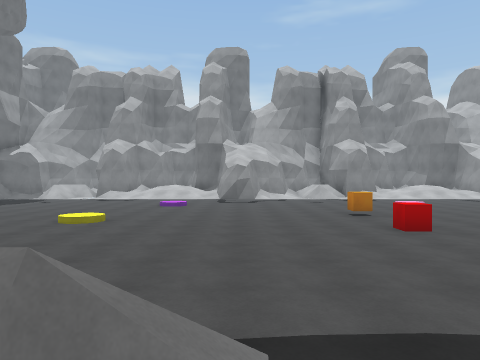
view 1 (above)

24 first-person views from a walk through a 3-D level made in the Unity game engine. The camera is 1.5 m above the floor, looks level and sees 70° across. The floor is counted in squares, 2 m on a side. Each view is taken from the middle of a square. On the plan, view 1 faces up. The plan holds only what a view shows up to about 11 squares ahead; the rest is blank. The place goes on beyond the plan. The player character is not drawn. Door leaves are left out, so doorways stand open.

view 2
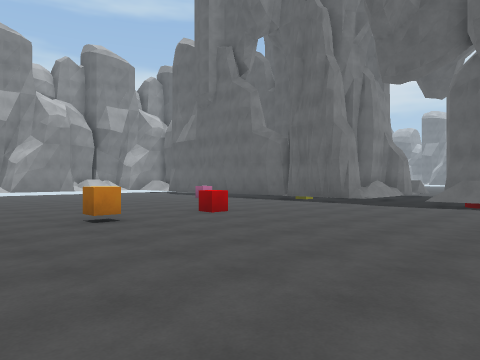

view 3
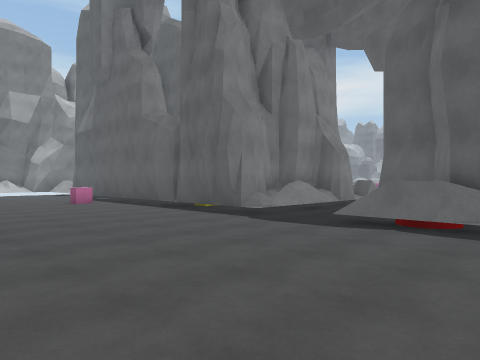

view 4
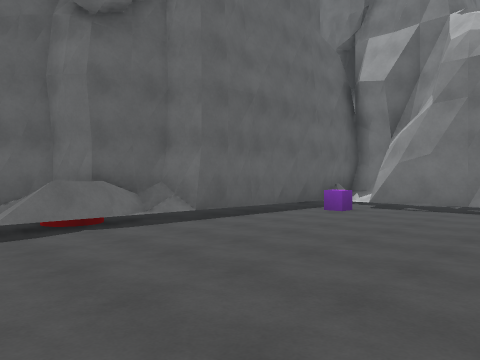

view 5
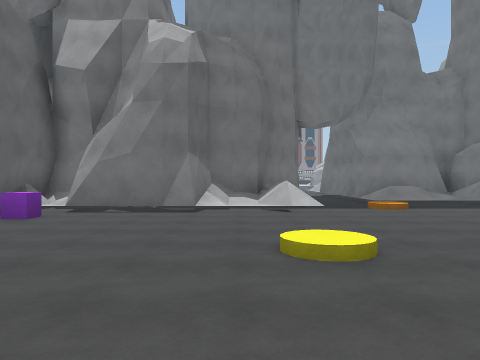

view 6
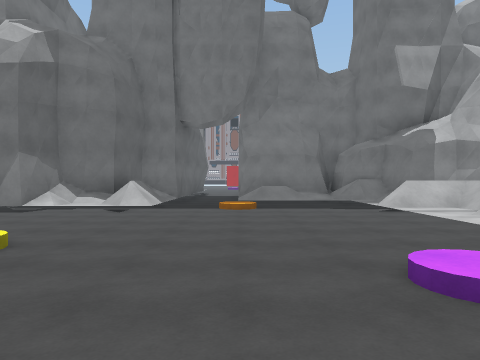

view 7
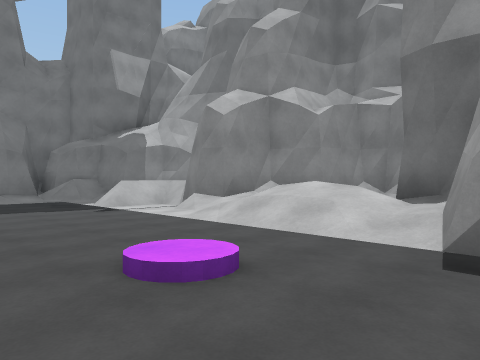

view 8
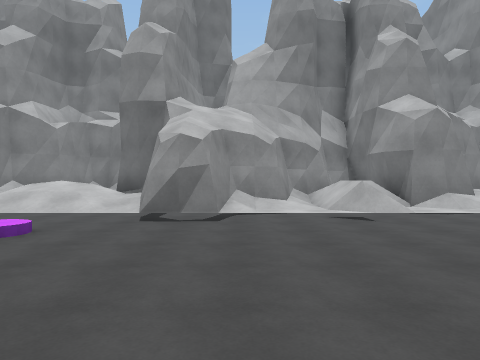

view 9
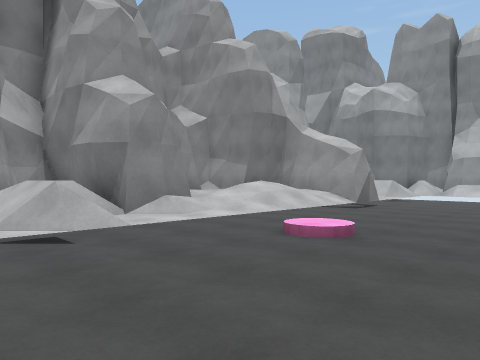

view 10
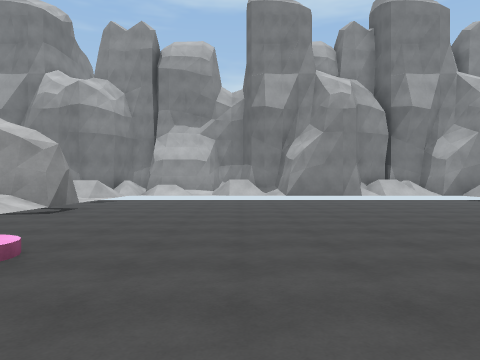

view 11
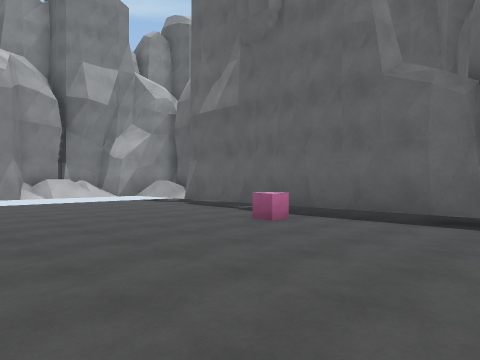

view 12
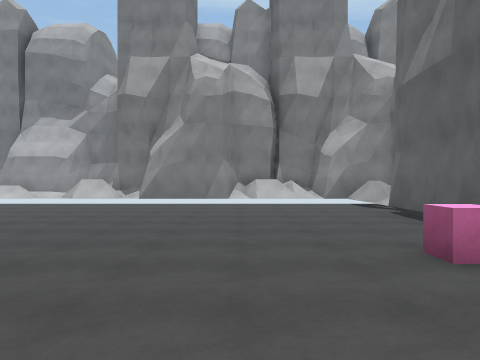

view 13
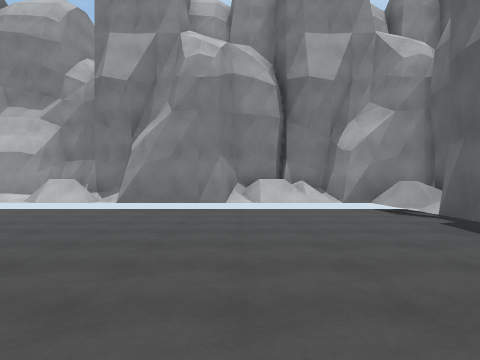

view 14
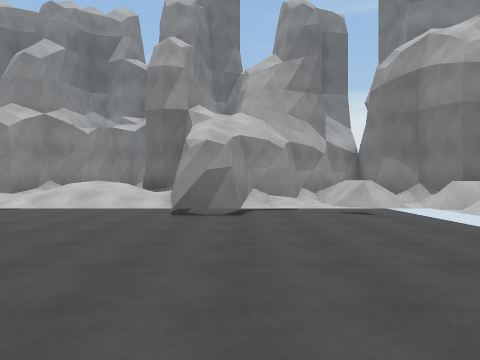

view 15
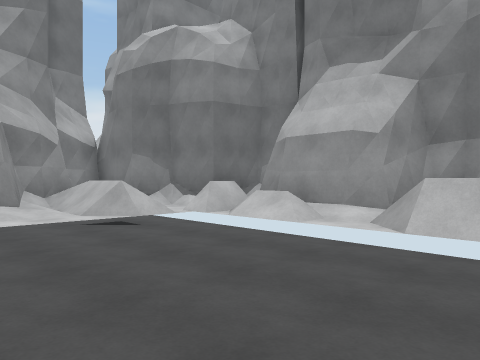

view 16
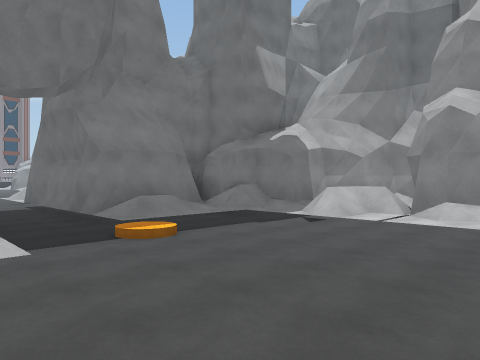

view 17
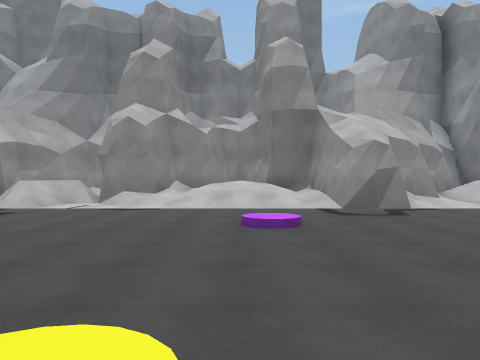

view 18
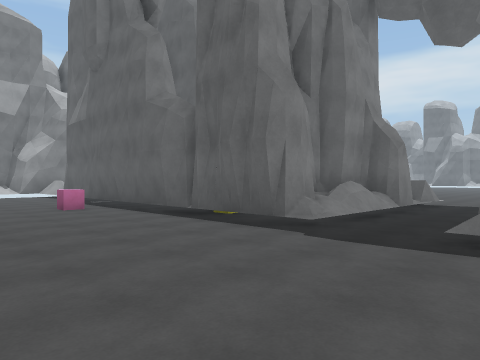

view 19
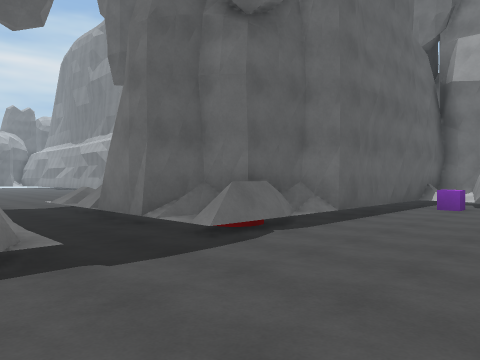

view 20
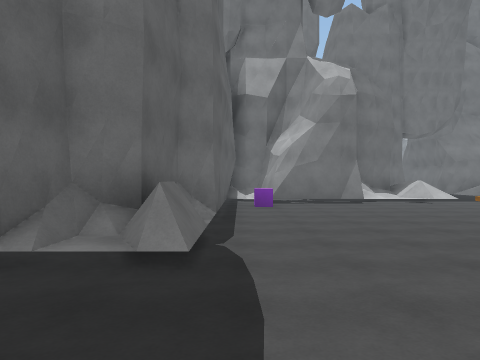

view 21
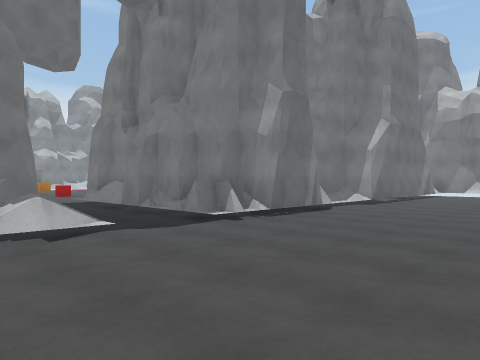

view 22
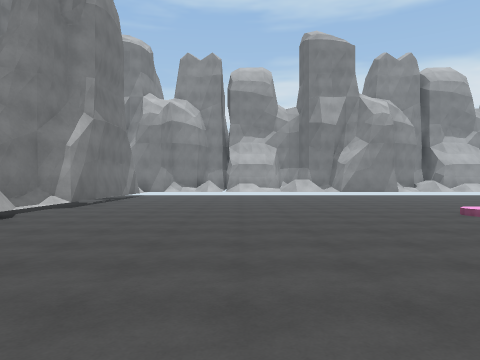

view 23
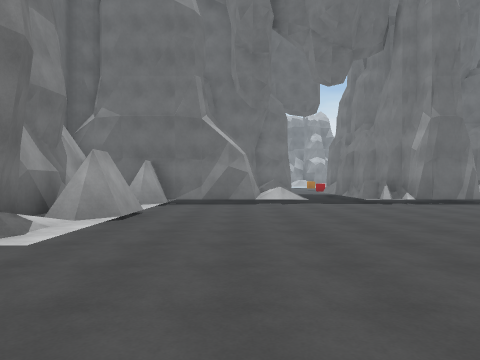

view 24
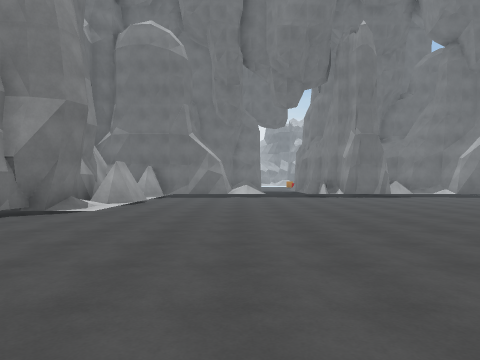

### Floor plan
Key: @ floor where view 1 was taken; # wall or solid block; . main floor; : floor 0.5 m higher than the main floor; / step, stairs or slope; D open door; = window, fence, low wall or low ledge; ^ raised ledge; C orange cube; R red cube; E red cylinder; P pink cube; U purple cube; A orange cylinder; L purple cylinder; I pink cylinder; O other object.
Columns run from 13 left of view 1 to 17 right of it. Each row starts with its distance up from view 1.
 19                 ###
 18     ###  ###    #/# ####   ###
 17    ##/  ## ##  ## ###//#####/##
 16   ##///##///# ^#//##////^^#///#
 15  ##/////////##////://///##////#
 14  #///////////.//////////./////#
 13  #//.......L.......I.........:#
 12  #//.........................:#
 11 ##//A........................#=
 10 ..D..........................#
  9   ////..........C............#
  8   #///...//..................#
  7    ^//..........R............#
  6     ##.......................#
  5      #.......................##
  4      #.......................:#
  3    ###U..............P.......=#
  2    #//.......................##
  1    ##########=./##O###########
  0            #E@.=#
 -1              #.=#
 -2             ##DD#
 -3             //./#
 -4             //./#  ###
 -5         ####//.=###=/###
 -6        ##/..............
 -7        # /..............
 -8        # /..............
 -9        ##/..............
-10        ##/..............
-11        #//..............
-12        ##/..............
-13        #................
-14         ................
-15         .........  I....
-16          .......     ...
-17           .....       ..
-18           .....
-19            ...
-20             .

Positions as (right, up) in squares from view 1, and headings:
1: (0, 0), facing up
2: (-3, 12), facing down-right
3: (-3, 7), facing down-right
4: (1, 7), facing down-left
5: (0, 7), facing left
6: (0, 11), facing left
7: (0, 11), facing up-left
8: (1, 8), facing up
9: (2, 10), facing up-right
10: (3, 10), facing right
11: (4, 8), facing down-right
12: (5, 5), facing right
13: (7, 5), facing right
14: (12, 7), facing up
15: (12, 9), facing up-right
16: (-4, 8), facing up-left
17: (-3, 7), facing up
18: (-1, 6), facing down-right
19: (3, 5), facing down-left
20: (3, 2), facing left
21: (-2, -10), facing up-right
22: (-1, -10), facing right
23: (-2, -16), facing up
24: (-1, -20), facing up
